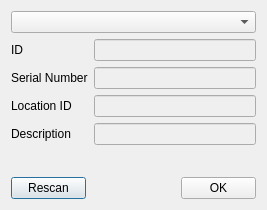
<?xml version="1.0" encoding="UTF-8"?>
<ui version="4.0">
 <class>FTDIDeviceChooserDialog</class>
 <widget class="QDialog" name="FTDIDeviceChooserDialog">
  <property name="geometry">
   <rect>
    <x>0</x>
    <y>0</y>
    <width>269</width>
    <height>210</height>
   </rect>
  </property>
  <property name="windowTitle">
   <string>LED Driver Connection</string>
  </property>
  <layout class="QGridLayout" name="gridLayout_2">
   <property name="sizeConstraint">
    <enum>QLayout::SetFixedSize</enum>
   </property>
   <item row="0" column="0">
    <widget class="QComboBox" name="comboBox">
     <property name="minimumSize">
      <size>
       <width>245</width>
       <height>0</height>
      </size>
     </property>
    </widget>
   </item>
   <item row="1" column="0">
    <layout class="QGridLayout" name="gridLayout">
     <item row="3" column="0">
      <widget class="QLabel" name="label_3">
       <property name="text">
        <string>Description</string>
       </property>
      </widget>
     </item>
     <item row="2" column="0">
      <widget class="QLabel" name="label_4">
       <property name="text">
        <string>Location ID</string>
       </property>
      </widget>
     </item>
     <item row="0" column="0">
      <widget class="QLabel" name="label">
       <property name="text">
        <string>ID</string>
       </property>
      </widget>
     </item>
     <item row="1" column="1">
      <widget class="QLineEdit" name="serialNumber">
       <property name="enabled">
        <bool>false</bool>
       </property>
      </widget>
     </item>
     <item row="1" column="0">
      <widget class="QLabel" name="label_2">
       <property name="text">
        <string>Serial Number</string>
       </property>
      </widget>
     </item>
     <item row="3" column="1">
      <widget class="QLineEdit" name="description">
       <property name="enabled">
        <bool>false</bool>
       </property>
      </widget>
     </item>
     <item row="2" column="1">
      <widget class="QLineEdit" name="locationID">
       <property name="enabled">
        <bool>false</bool>
       </property>
      </widget>
     </item>
     <item row="0" column="1">
      <widget class="QLineEdit" name="id">
       <property name="enabled">
        <bool>false</bool>
       </property>
       <property name="minimumSize">
        <size>
         <width>160</width>
         <height>0</height>
        </size>
       </property>
       <property name="maximumSize">
        <size>
         <width>16777215</width>
         <height>16777215</height>
        </size>
       </property>
      </widget>
     </item>
    </layout>
   </item>
   <item row="2" column="0">
    <spacer name="verticalSpacer_2">
     <property name="orientation">
      <enum>Qt::Vertical</enum>
     </property>
     <property name="sizeHint" stdset="0">
      <size>
       <width>20</width>
       <height>26</height>
      </size>
     </property>
    </spacer>
   </item>
   <item row="3" column="0">
    <layout class="QHBoxLayout" name="horizontalLayout">
     <item>
      <widget class="QPushButton" name="btnRescan">
       <property name="maximumSize">
        <size>
         <width>75</width>
         <height>16777215</height>
        </size>
       </property>
       <property name="text">
        <string>Rescan</string>
       </property>
      </widget>
     </item>
     <item>
      <spacer name="horizontalSpacer">
       <property name="orientation">
        <enum>Qt::Horizontal</enum>
       </property>
       <property name="sizeHint" stdset="0">
        <size>
         <width>40</width>
         <height>20</height>
        </size>
       </property>
      </spacer>
     </item>
     <item>
      <widget class="QPushButton" name="btnOk">
       <property name="maximumSize">
        <size>
         <width>75</width>
         <height>16777215</height>
        </size>
       </property>
       <property name="text">
        <string>OK</string>
       </property>
      </widget>
     </item>
    </layout>
   </item>
  </layout>
 </widget>
 <resources/>
 <connections/>
</ui>
